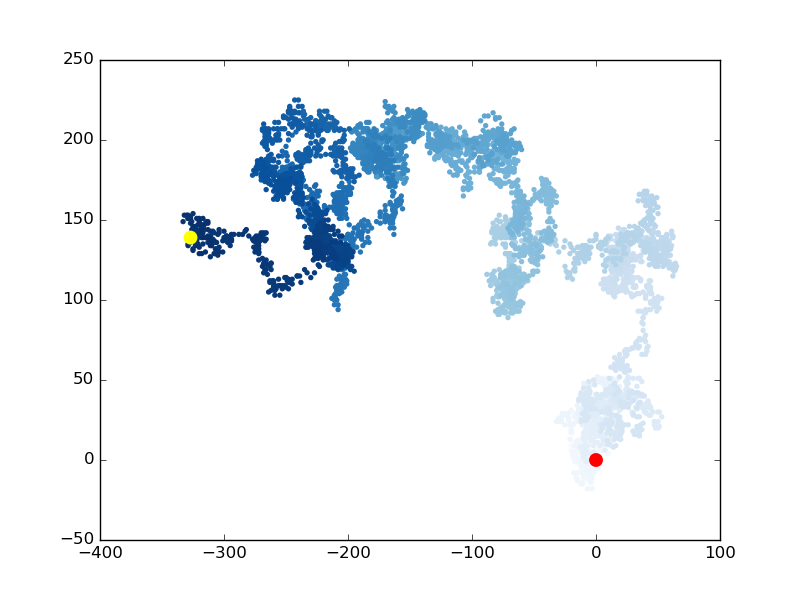

This figure's Python source:
import matplotlib.pyplot as plt

from random_walk import RandomWalk

while True:
    rw = RandomWalk()
    rw.fill_walk()
    plt.style.use('classic')
    fig, ax = plt.subplots()
    # 'point_number' is a list of points which the 'cmap' method follows in displaying the magnitude of each point
    point_numbers = range(rw.num_points)
    # Plotting the points produced between the start and end points
    ax.scatter(rw.x_values, rw.y_values, c=point_numbers, cmap=plt.cm.Blues, edgecolors='none', s=15)
    # Plotting the starting point which has a co-ordinate of (0,0)
    ax.scatter(0, 0, c='red', edgecolors='none', s=100)
    # Plotting the final point which has a co-ordinate of (rw.x_values[-1], rw.y_values[-1])
    ax.scatter(rw.x_values[-1], rw.y_values[-1], c='yellow', edgecolors='none', s=100)
    plt.show()

    keep_running = input('Make another walk? (y/n): ')
    if keep_running == 'n':
        break
